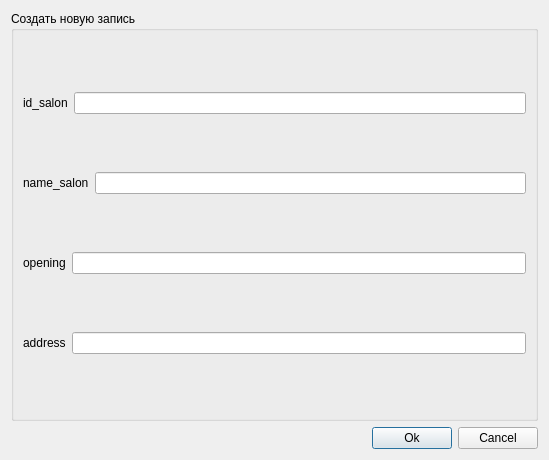
<?xml version="1.0" encoding="UTF-8"?>
<ui version="4.0">
 <class>Dialog</class>
 <widget class="QDialog" name="Dialog">
  <property name="geometry">
   <rect>
    <x>0</x>
    <y>0</y>
    <width>549</width>
    <height>460</height>
   </rect>
  </property>
  <property name="windowTitle">
   <string>Dialog</string>
  </property>
  <layout class="QVBoxLayout" name="verticalLayout">
   <item>
    <widget class="QGroupBox" name="groupBox">
     <property name="title">
      <string>Создать новую запись</string>
     </property>
     <layout class="QVBoxLayout" name="verticalLayout_2">
      <item>
       <layout class="QHBoxLayout" name="horizontalLayout_2">
        <item>
         <widget class="QLabel" name="label">
          <property name="text">
           <string>id_salon</string>
          </property>
         </widget>
        </item>
        <item>
         <widget class="QLineEdit" name="lineEdit"/>
        </item>
       </layout>
      </item>
      <item>
       <layout class="QHBoxLayout" name="horizontalLayout_3">
        <item>
         <widget class="QLabel" name="label_2">
          <property name="text">
           <string>name_salon</string>
          </property>
         </widget>
        </item>
        <item>
         <widget class="QLineEdit" name="lineEdit_2"/>
        </item>
       </layout>
      </item>
      <item>
       <layout class="QHBoxLayout" name="horizontalLayout_4">
        <item>
         <widget class="QLabel" name="label_3">
          <property name="text">
           <string>opening</string>
          </property>
         </widget>
        </item>
        <item>
         <widget class="QLineEdit" name="lineEdit_3"/>
        </item>
       </layout>
      </item>
      <item>
       <layout class="QHBoxLayout" name="horizontalLayout_5">
        <item>
         <widget class="QLabel" name="label_4">
          <property name="text">
           <string>address</string>
          </property>
         </widget>
        </item>
        <item>
         <widget class="QLineEdit" name="lineEdit_4"/>
        </item>
       </layout>
      </item>
     </layout>
    </widget>
   </item>
   <item>
    <layout class="QHBoxLayout" name="horizontalLayout">
     <item>
      <spacer name="horizontalSpacer">
       <property name="orientation">
        <enum>Qt::Horizontal</enum>
       </property>
       <property name="sizeHint" stdset="0">
        <size>
         <width>40</width>
         <height>20</height>
        </size>
       </property>
      </spacer>
     </item>
     <item>
      <widget class="QPushButton" name="pushButtonOk">
       <property name="text">
        <string>Ok</string>
       </property>
      </widget>
     </item>
     <item>
      <widget class="QPushButton" name="pushButton_2">
       <property name="text">
        <string>Cancel</string>
       </property>
      </widget>
     </item>
    </layout>
   </item>
  </layout>
 </widget>
 <resources/>
 <connections/>
</ui>
